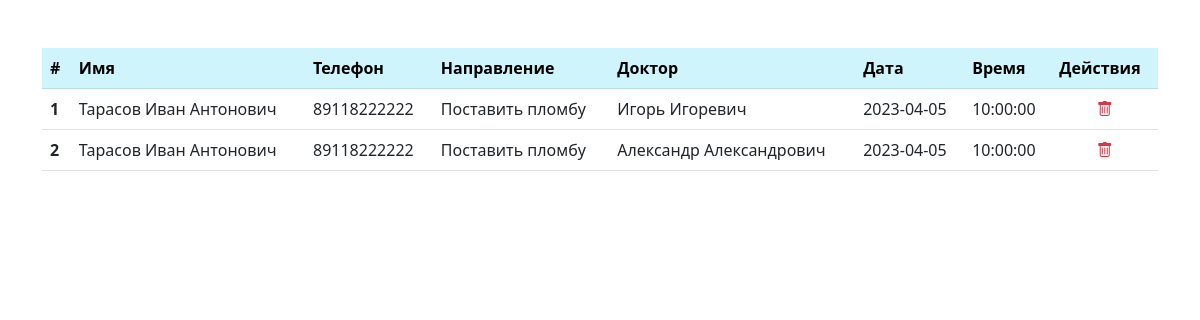
/admin, run on an earlier commit of the app's database.
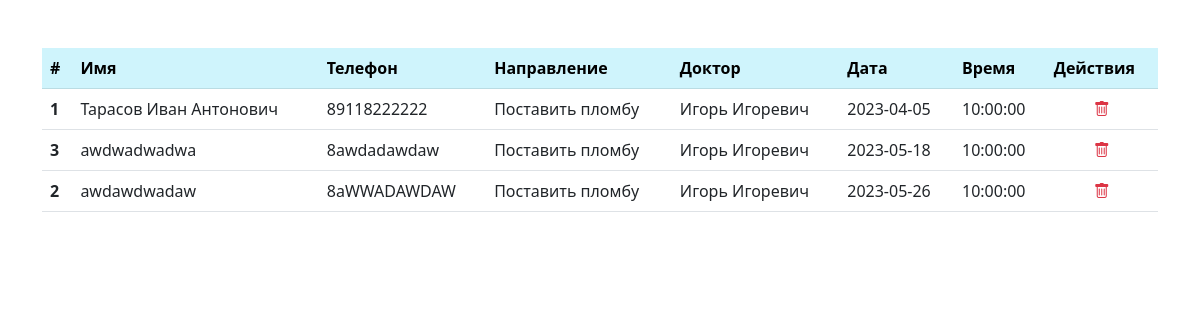
And on a later commit of the database.
### app/main/models.py (models this page shows)
class Appointment(db.Model):
    id = db.Column(db.Integer, primary_key=True)
    name = db.Column(db.String(64), index=True, nullable=False)
    phone = db.Column(db.String(32), nullable=False)
    direction = db.Column(db.String(64), nullable=False)
    doctor = db.Column(db.String(64), nullable=False)
    date = db.Column(db.Date, nullable=False)
    time = db.Column(db.Time, nullable=False)

### app/main/routes.py (the view)
@bp.route('/admin', methods=['POST', 'GET'])
def admin():
    appointments = Appointment.query.order_by(Appointment.date).all()
    return render_template('main/admin.html', appointments=appointments)

### app/templates/main/admin.html
{% extends "_base.html" %}
{% block app_content %}
<table class="table table-hover mt-5">
    <thead class="table-info">
    <tr>
        <th scope="col">#</th>
        <th scope="col">Имя</th>
        <th scope="col">Телефон</th>
        <th scope="col">Направление</th>
        <th scope="col">Доктор</th>
        <th scope="col">Дата</th>
        <th scope="col">Время</th>
        <th scope="col">Действия</th>
    </tr>
    </thead>
    <tbody>
    {% for appointment in appointments %}
    <tr>
        <th scope="row">{{ appointment.id }}</th>
        <td>{{ appointment.name }}</td>
        <td>{{ appointment.phone }}</td>
        <td>{{ appointment.direction }}</td>
        <td>{{ appointment.doctor }}</td>
        <td>{{ appointment.date }}</td>
        <td>{{ appointment.time }}</td>
        <td>
            <div class="d-flex justify-content-center">
                <i class="bi bi-trash text-danger" style="cursor: pointer" onclick="delete_appointment({{ appointment.id }})"></i>
            </div>
        </td>
    </tr>
    </tbody>
    {% endfor %}
</table>
{% endblock %}

### app/templates/_base.html (shortened to what this page needs)
<!DOCTYPE html>
<html lang="en">
<head>
    <link href="https://cdn.jsdelivr.net/npm/bootstrap@5.3.0-alpha1/dist/css/bootstrap.min.css" rel="stylesheet"
>
    <link rel="stylesheet" href="https://cdn.jsdelivr.net/npm/bootstrap-icons@1.5.0/font/bootstrap-icons.css">
    <link rel="stylesheet" href="https://cdnjs.cloudflare.com/ajax/libs/font-awesome/4.7.0/css/font-awesome.min.css">
</head>
<body>
<div class="container">
    {% block app_content %}
    {% endblock %}
</div>
</body>
</html>

What changed in the data, as far as the page shows it:
added Appointment: id "3", name "awdwadwadwa", phone "8awdadawdaw", direction "Поставить пломбу", doctor "Игорь Игоревич", date "2023-05-18", time "10:00:00"
changed Appointment id 2: name "Тарасов Иван Антонович" → "awdawdwadaw"; phone "89118222222" → "8aWWADAWDAW"; doctor "Александр Александрович" → "Игорь Игоревич"; date "2023-04-05" → "2023-05-26"
